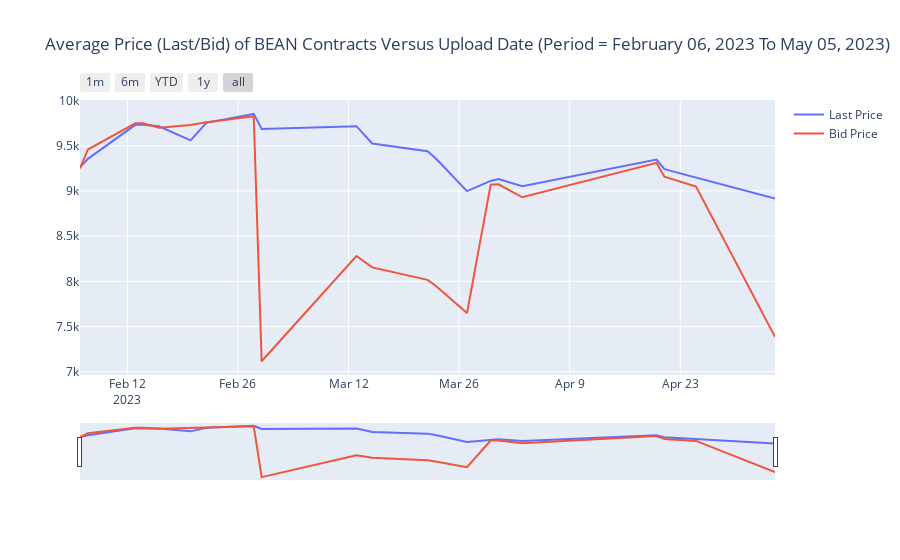

Notebook source saved alongside this figure:
### Code cell
def filteringplotly(Market, Grain_Type):
    A = df_New.loc[df_New['Market'] == Market, ('last', 'bid','upload_date','contract_type', 'Grain_Type')]
    B = A.loc[A['Grain_Type'] == Grain_Type, ('last', 'bid', 'upload_date','contract_type')]
    C = B.groupby('upload_date')['last', 'bid'].mean().reset_index()

    Max_Date = '{:%B %d, %Y}'.format(B['upload_date'].loc[B['upload_date'].idxmax()])
    Min_Date = '{:%B %d, %Y}'.format(B['upload_date'].loc[B['upload_date'].idxmin()])
    
    fig = go.Figure(data =[
                    go.Scatter(name = 'Last Price', x=C['upload_date'], y =C['last']),
                    go.Scatter(name = 'Bid Price', x=C['upload_date'], y = C['bid'])
                    ])
    
    fig.update_layout(barmode = 'group', 
    title= f"Average Price (Last/Bid) of {Grain_Type} Contracts Versus Upload Date (Period = {Min_Date} To {Max_Date})")
    
    # Add range slider
    fig.update_layout(
        xaxis=dict(
            rangeselector=dict(
                buttons=list([
                    dict(count=1,
                         label="1m",
                         step="month",
                         stepmode="backward"),
                    dict(count=6,
                         label="6m",
                         step="month",
                         stepmode="backward"),
                    dict(count=1,
                         label="YTD",
                         step="year",
                         stepmode="todate"),
                    dict(count=1,
                         label="1y",
                         step="year",
                         stepmode="backward"),
                    dict(step="all")
                ])
            ),
            rangeslider=dict(
                visible=True
            ),
            type="date"
        )
    )

    fig.show()

widgets.interact(filteringplotly, Market = list1, Grain_Type = list2)

### Figure 1 — Plotly figure (JSON) as saved in the notebook; plotly's stock layout.template omitted (floating-point values rounded to 4 significant figures)
{"data": [{"name": "Last Price", "type": "scatter", "x": ["2023-02-06T00:00:00", "2023-02-07T00:00:00", "2023-02-13T00:00:00", "2023-02-14T00:00:00", "2023-02-16T00:00:00", "2023-02-20T00:00:00", "2023-02-22T00:00:00", "2023-02-28T00:00:00", "2023-03-01T00:00:00", "2023-03-13T00:00:00", "2023-03-15T00:00:00", "2023-03-22T00:00:00", "2023-03-23T00:00:00", "2023-03-27T00:00:00", "2023-03-30T00:00:00", "2023-03-31T00:00:00", "2023-04-03T00:00:00", "2023-04-20T00:00:00", "2023-04-21T00:00:00", "2023-04-25T00:00:00", "2023-05-05T00:00:00"], "y": [9263, 9356.0, 9732.0, 9732.0, 9716.0, 9561.0, 9754.0, 9855.0, 9686.0, 9718.0, 9526.0, 9439.0, 9364.0, 8998.0, 9111.0, 9133.0, 9053.0, 9348.0, 9241.0, 9146.0, 8917.0]}, {"name": "Bid Price", "type": "scatter", "x": ["2023-02-06T00:00:00", "2023-02-07T00:00:00", "2023-02-13T00:00:00", "2023-02-14T00:00:00", "2023-02-16T00:00:00", "2023-02-20T00:00:00", "2023-02-22T00:00:00", "2023-02-28T00:00:00", "2023-03-01T00:00:00", "2023-03-13T00:00:00", "2023-03-15T00:00:00", "2023-03-22T00:00:00", "2023-03-23T00:00:00", "2023-03-27T00:00:00", "2023-03-30T00:00:00", "2023-03-31T00:00:00", "2023-04-03T00:00:00", "2023-04-20T00:00:00", "2023-04-21T00:00:00", "2023-04-25T00:00:00", "2023-05-05T00:00:00"], "y": [9249.0, 9458.0, 9749.0, 9749.0, 9700, 9731.0, 9761.0, 9829.0, 7115, 8280.0, 8154.0, 8016.0, 7954.0, 7648, 9071.0, 9074.0, 8930.0, 9312.0, 9159.0, 9049.0, 7384.0]}], "layout": {"barmode": "group", "title": {"text": "Average Price (Last/Bid) of BEAN Contracts Versus Upload Date (Period = February 06, 2023 To May 05, 2023)"}, "xaxis": {"rangeselector": {"buttons": [{"count": 1, "label": "1m", "step": "month", "stepmode": "backward"}, {"count": 6, "label": "6m", "step": "month", "stepmode": "backward"}, {"count": 1, "label": "YTD", "step": "year", "stepmode": "todate"}, {"count": 1, "label": "1y", "step": "year", "stepmode": "backward"}, {"step": "all"}]}, "rangeslider": {"visible": true}, "type": "date"}}}
